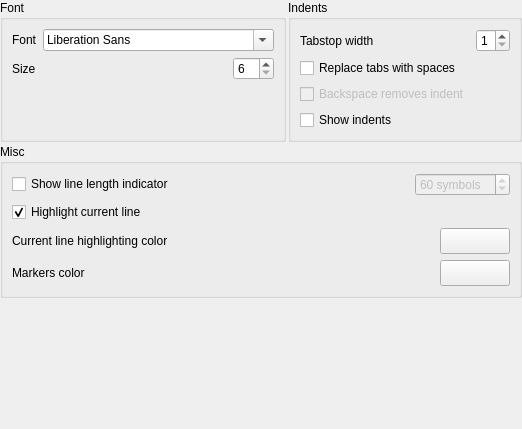
<ui version="4.0" >
 <class>EditorSettingsPage</class>
 <widget class="QWidget" name="EditorSettingsPage" >
  <property name="geometry" >
   <rect>
    <x>0</x>
    <y>0</y>
    <width>522</width>
    <height>429</height>
   </rect>
  </property>
  <property name="windowTitle" >
   <string/>
  </property>
  <layout class="QGridLayout" >
   <property name="margin" >
    <number>0</number>
   </property>
   <property name="spacing" >
    <number>2</number>
   </property>
   <item row="2" column="0" >
    <spacer>
     <property name="orientation" >
      <enum>Qt::Vertical</enum>
     </property>
     <property name="sizeHint" stdset="0" >
      <size>
       <width>20</width>
       <height>21</height>
      </size>
     </property>
    </spacer>
   </item>
   <item row="1" column="0" colspan="2" >
    <widget class="QGroupBox" name="groupBox_3" >
     <property name="title" >
      <string>Misc</string>
     </property>
     <layout class="QGridLayout" >
      <property name="margin" >
       <number>9</number>
      </property>
      <property name="spacing" >
       <number>6</number>
      </property>
      <item row="0" column="0" >
       <layout class="QHBoxLayout" >
        <property name="spacing" >
         <number>6</number>
        </property>
        <property name="margin" >
         <number>0</number>
        </property>
        <item>
         <widget class="QCheckBox" name="showLineLengthChk" >
          <property name="text" >
           <string>Show line length indicator</string>
          </property>
         </widget>
        </item>
        <item>
         <spacer>
          <property name="orientation" >
           <enum>Qt::Horizontal</enum>
          </property>
          <property name="sizeHint" stdset="0" >
           <size>
            <width>40</width>
            <height>20</height>
           </size>
          </property>
         </spacer>
        </item>
        <item>
         <widget class="QSpinBox" name="lineLengthSpin" >
          <property name="enabled" >
           <bool>false</bool>
          </property>
          <property name="suffix" >
           <string> symbols</string>
          </property>
          <property name="maximum" >
           <number>200</number>
          </property>
          <property name="singleStep" >
           <number>5</number>
          </property>
          <property name="value" >
           <number>60</number>
          </property>
         </widget>
        </item>
       </layout>
      </item>
      <item row="1" column="0" >
       <widget class="QCheckBox" name="hlCurLineChk" >
        <property name="text" >
         <string>Highlight current line</string>
        </property>
        <property name="checked" >
         <bool>true</bool>
        </property>
        <property name="tristate" >
         <bool>false</bool>
        </property>
       </widget>
      </item>
      <item row="3" column="0" >
       <layout class="QHBoxLayout" >
        <property name="spacing" >
         <number>6</number>
        </property>
        <property name="margin" >
         <number>0</number>
        </property>
        <item>
         <widget class="QLabel" name="label_4" >
          <property name="text" >
           <string>Markers color</string>
          </property>
         </widget>
        </item>
        <item>
         <widget class="QPushButton" name="markerColorBtn" >
          <property name="minimumSize" >
           <size>
            <width>40</width>
            <height>26</height>
           </size>
          </property>
          <property name="maximumSize" >
           <size>
            <width>70</width>
            <height>26</height>
           </size>
          </property>
          <property name="text" >
           <string/>
          </property>
          <property name="iconSize" >
           <size>
            <width>100</width>
            <height>100</height>
           </size>
          </property>
          <property name="flat" >
           <bool>false</bool>
          </property>
         </widget>
        </item>
       </layout>
      </item>
      <item row="2" column="0" >
       <layout class="QHBoxLayout" >
        <property name="spacing" >
         <number>6</number>
        </property>
        <property name="margin" >
         <number>0</number>
        </property>
        <item>
         <widget class="QLabel" name="label_5" >
          <property name="text" >
           <string>Current line highlighting color</string>
          </property>
         </widget>
        </item>
        <item>
         <widget class="QPushButton" name="curLineColorBtn" >
          <property name="minimumSize" >
           <size>
            <width>40</width>
            <height>26</height>
           </size>
          </property>
          <property name="maximumSize" >
           <size>
            <width>70</width>
            <height>26</height>
           </size>
          </property>
          <property name="text" >
           <string/>
          </property>
         </widget>
        </item>
       </layout>
      </item>
     </layout>
    </widget>
   </item>
   <item row="0" column="1" >
    <widget class="QGroupBox" name="groupBox_2" >
     <property name="title" >
      <string>Indents</string>
     </property>
     <layout class="QGridLayout" >
      <property name="margin" >
       <number>9</number>
      </property>
      <property name="spacing" >
       <number>6</number>
      </property>
      <item row="0" column="0" >
       <widget class="QLabel" name="label_3" >
        <property name="text" >
         <string>Tabstop width</string>
        </property>
       </widget>
      </item>
      <item row="0" column="1" >
       <spacer>
        <property name="orientation" >
         <enum>Qt::Horizontal</enum>
        </property>
        <property name="sizeHint" stdset="0" >
         <size>
          <width>40</width>
          <height>20</height>
         </size>
        </property>
       </spacer>
      </item>
      <item row="0" column="2" >
       <widget class="QSpinBox" name="tabStopWidthSpin" >
        <property name="minimum" >
         <number>1</number>
        </property>
        <property name="maximum" >
         <number>8</number>
        </property>
        <property name="value" >
         <number>1</number>
        </property>
       </widget>
      </item>
      <item row="1" column="0" colspan="3" >
       <widget class="QCheckBox" name="replaceTabsChk" >
        <property name="text" >
         <string>Replace tabs with spaces</string>
        </property>
       </widget>
      </item>
      <item row="2" column="0" colspan="3" >
       <widget class="QCheckBox" name="unindentChk" >
        <property name="enabled" >
         <bool>false</bool>
        </property>
        <property name="toolTip" >
         <string>If "Replace tabs with spaces" option is checked, 
the current option lets backspace key to remove the 
whole indent instead of removind single whitespace</string>
        </property>
        <property name="text" >
         <string>Backspace removes indent</string>
        </property>
       </widget>
      </item>
      <item row="3" column="0" colspan="2" >
       <widget class="QCheckBox" name="showIndentsChk" >
        <property name="text" >
         <string>Show indents</string>
        </property>
       </widget>
      </item>
     </layout>
    </widget>
   </item>
   <item row="0" column="0" >
    <widget class="QGroupBox" name="groupBox" >
     <property name="title" >
      <string>Font</string>
     </property>
     <layout class="QGridLayout" >
      <property name="margin" >
       <number>9</number>
      </property>
      <property name="spacing" >
       <number>6</number>
      </property>
      <item row="0" column="0" >
       <widget class="QLabel" name="label" >
        <property name="text" >
         <string>Font</string>
        </property>
       </widget>
      </item>
      <item row="0" column="1" colspan="2" >
       <widget class="QFontComboBox" name="fontCmb" />
      </item>
      <item row="1" column="0" >
       <widget class="QLabel" name="label_2" >
        <property name="text" >
         <string>Size</string>
        </property>
       </widget>
      </item>
      <item row="1" column="1" >
       <spacer>
        <property name="orientation" >
         <enum>Qt::Horizontal</enum>
        </property>
        <property name="sizeHint" stdset="0" >
         <size>
          <width>40</width>
          <height>20</height>
         </size>
        </property>
       </spacer>
      </item>
      <item row="1" column="2" >
       <widget class="QSpinBox" name="fontSizeSpin" >
        <property name="minimum" >
         <number>6</number>
        </property>
        <property name="maximum" >
         <number>24</number>
        </property>
        <property name="value" >
         <number>6</number>
        </property>
       </widget>
      </item>
      <item row="2" column="1" colspan="2" >
       <spacer>
        <property name="orientation" >
         <enum>Qt::Vertical</enum>
        </property>
        <property name="sizeHint" stdset="0" >
         <size>
          <width>41</width>
          <height>21</height>
         </size>
        </property>
       </spacer>
      </item>
     </layout>
    </widget>
   </item>
  </layout>
 </widget>
 <resources/>
 <connections>
  <connection>
   <sender>showLineLengthChk</sender>
   <signal>toggled(bool)</signal>
   <receiver>lineLengthSpin</receiver>
   <slot>setEnabled(bool)</slot>
   <hints>
    <hint type="sourcelabel" >
     <x>94</x>
     <y>107</y>
    </hint>
    <hint type="destinationlabel" >
     <x>320</x>
     <y>107</y>
    </hint>
   </hints>
  </connection>
  <connection>
   <sender>replaceTabsChk</sender>
   <signal>toggled(bool)</signal>
   <receiver>unindentChk</receiver>
   <slot>setEnabled(bool)</slot>
   <hints>
    <hint type="sourcelabel" >
     <x>216</x>
     <y>127</y>
    </hint>
    <hint type="destinationlabel" >
     <x>216</x>
     <y>151</y>
    </hint>
   </hints>
  </connection>
  <connection>
   <sender>hlCurLineChk</sender>
   <signal>toggled(bool)</signal>
   <receiver>label_5</receiver>
   <slot>setEnabled(bool)</slot>
   <hints>
    <hint type="sourcelabel" >
     <x>260</x>
     <y>290</y>
    </hint>
    <hint type="destinationlabel" >
     <x>222</x>
     <y>321</y>
    </hint>
   </hints>
  </connection>
  <connection>
   <sender>hlCurLineChk</sender>
   <signal>toggled(bool)</signal>
   <receiver>curLineColorBtn</receiver>
   <slot>setEnabled(bool)</slot>
   <hints>
    <hint type="sourcelabel" >
     <x>260</x>
     <y>290</y>
    </hint>
    <hint type="destinationlabel" >
     <x>465</x>
     <y>321</y>
    </hint>
   </hints>
  </connection>
 </connections>
</ui>
